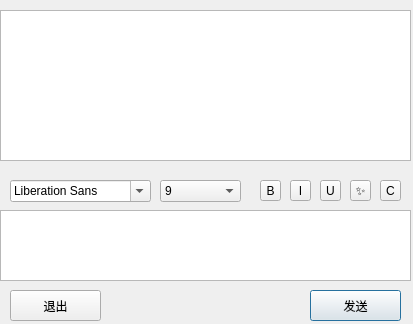
<?xml version="1.0" encoding="UTF-8"?>
<ui version="4.0">
 <class>mychat</class>
 <widget class="QDialog" name="mychat">
  <property name="geometry">
   <rect>
    <x>0</x>
    <y>0</y>
    <width>413</width>
    <height>324</height>
   </rect>
  </property>
  <property name="windowTitle">
   <string>Dialog</string>
  </property>
  <widget class="QPushButton" name="sendBtn">
   <property name="geometry">
    <rect>
     <x>310</x>
     <y>290</y>
     <width>91</width>
     <height>31</height>
    </rect>
   </property>
   <property name="text">
    <string>发送</string>
   </property>
  </widget>
  <widget class="QPushButton" name="exitBtn">
   <property name="geometry">
    <rect>
     <x>10</x>
     <y>290</y>
     <width>91</width>
     <height>31</height>
    </rect>
   </property>
   <property name="text">
    <string>退出</string>
   </property>
  </widget>
  <widget class="QTextEdit" name="textInput">
   <property name="geometry">
    <rect>
     <x>0</x>
     <y>210</y>
     <width>411</width>
     <height>71</height>
    </rect>
   </property>
  </widget>
  <widget class="QTextBrowser" name="MsgBrowser">
   <property name="geometry">
    <rect>
     <x>0</x>
     <y>10</y>
     <width>411</width>
     <height>151</height>
    </rect>
   </property>
  </widget>
  <widget class="QFontComboBox" name="textFont">
   <property name="geometry">
    <rect>
     <x>10</x>
     <y>180</y>
     <width>141</width>
     <height>22</height>
    </rect>
   </property>
  </widget>
  <widget class="QToolButton" name="textBold">
   <property name="geometry">
    <rect>
     <x>260</x>
     <y>180</y>
     <width>21</width>
     <height>21</height>
    </rect>
   </property>
   <property name="text">
    <string>B</string>
   </property>
   <property name="checkable">
    <bool>true</bool>
   </property>
  </widget>
  <widget class="QToolButton" name="textItalic">
   <property name="geometry">
    <rect>
     <x>290</x>
     <y>180</y>
     <width>21</width>
     <height>21</height>
    </rect>
   </property>
   <property name="text">
    <string>I</string>
   </property>
   <property name="checkable">
    <bool>true</bool>
   </property>
  </widget>
  <widget class="QToolButton" name="textUnderline">
   <property name="geometry">
    <rect>
     <x>320</x>
     <y>180</y>
     <width>21</width>
     <height>21</height>
    </rect>
   </property>
   <property name="text">
    <string>U</string>
   </property>
   <property name="checkable">
    <bool>true</bool>
   </property>
  </widget>
  <widget class="QComboBox" name="textSize">
   <property name="geometry">
    <rect>
     <x>160</x>
     <y>180</y>
     <width>81</width>
     <height>22</height>
    </rect>
   </property>
   <item>
    <property name="text">
     <string>9</string>
    </property>
   </item>
   <item>
    <property name="text">
     <string>10</string>
    </property>
   </item>
   <item>
    <property name="text">
     <string>11</string>
    </property>
   </item>
   <item>
    <property name="text">
     <string>12</string>
    </property>
   </item>
   <item>
    <property name="text">
     <string>13</string>
    </property>
   </item>
   <item>
    <property name="text">
     <string>14</string>
    </property>
   </item>
   <item>
    <property name="text">
     <string>15</string>
    </property>
   </item>
   <item>
    <property name="text">
     <string>16</string>
    </property>
   </item>
   <item>
    <property name="text">
     <string>17</string>
    </property>
   </item>
   <item>
    <property name="text">
     <string>18</string>
    </property>
   </item>
  </widget>
  <widget class="QToolButton" name="textColor">
   <property name="geometry">
    <rect>
     <x>350</x>
     <y>180</y>
     <width>21</width>
     <height>21</height>
    </rect>
   </property>
   <property name="text">
    <string>✨</string>
   </property>
  </widget>
  <widget class="QToolButton" name="textClear">
   <property name="geometry">
    <rect>
     <x>380</x>
     <y>180</y>
     <width>21</width>
     <height>21</height>
    </rect>
   </property>
   <property name="text">
    <string>C</string>
   </property>
  </widget>
 </widget>
 <resources/>
 <connections/>
</ui>
